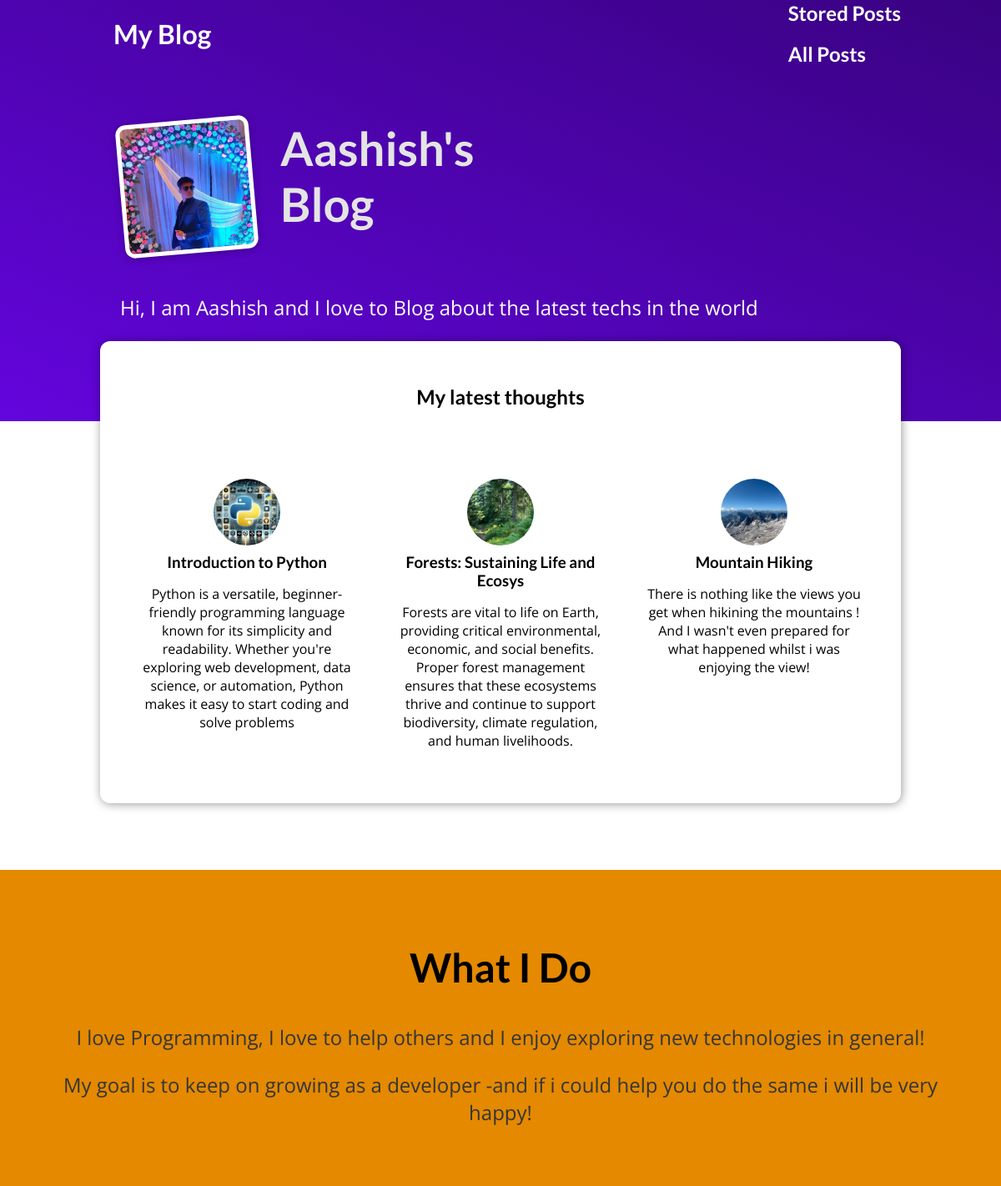
The page / on the database its author committed.
### blog/models.py (models this page shows, shortened)
class Post (models.Model):
    title = models.CharField(max_length=150)
    excerpt = models.CharField(max_length=250)
    image = models.ImageField(upload_to = "post_images", null=True)
    date = models.DateField()
    slug = models.SlugField(unique=True, db_index=True)
    centent = models.TextField(validators=[MinLengthValidator(10)])
    author = models.ForeignKey(
        Author, on_delete=models.SET_NULL, null=True, related_name="posts")
    tags = models.ManyToManyField(Tag)

### blog/views.py (the view)
# urls.py: path("", views.MainPageView.as_view(), name="main-page"),
class MainPageView(ListView):
    template_name = "blog/main_page.html"
    model = Post
    ordering = ["-date"]
    context_object_name = "posts"
    def get_queryset(self):
        query_set = super().get_queryset()
        data = query_set[:3]
        return data

### blog/templates/blog/main_page.html (shortened to what this page needs)
{% extends 'base.html' %}
{% load static %}
{% block css_files %}
  <link rel="stylesheet" href="{% static 'blog/all_posts.css' %}" />
  <link rel="stylesheet" href="{% static 'blog/main_page.css' %}" />
{% endblock %}
{% block body %}
  <section id="welcome">
    <header>
      <img src="{% static 'blog/images/aashish.jpg' %}" alt="The author of the blog" />
      <h2>Aashish's Blog</h2>
    </header>
    <p>Hi, I am Aashish and I love to Blog about the latest techs in the world</p>
  </section>
  <section id="latest-posts">
    <h2>My latest thoughts</h2>
    <ul>
      {% for post in posts %}
        {% include 'blog/includes/all_posts.html' %}
      {% endfor %}
    </ul>
  </section>
  <section id="about">
    <h2>What I Do</h2>
    <p>I love Programming, I love to help others and I enjoy exploring new technologies in general!</p>
    <p>My goal is to keep on growing as a developer -and if i could help you do the same i will be very happy!</p>
  </section>
{% endblock %}

### blog/templates/blog/includes/all_posts.html
<li>
  <article class="post">
    <a href="{% url 'post-detail' post.slug %}">
      <img src="{{ post.image.url }}" alt="{{ post.title }}" />
      <div class="post__content">
        <h3>{{ post.title }}</h3>
        <p>{{ post.excerpt }}</p>
      </div>
    </a>
  </article>
</li>

### static/base.css (style rules this page uses)
* { box-sizing: border-box; }
html { font-family: 'Open Sans', 'Lato', sans-serif; }
body { margin: 0; }
h1, h2, h3 { font-family: 'Lato', sans-serif; font-weight: bold; }

### blog/static/blog/all_posts.css (style rules this page uses)
.post { margin-top:3rem; display: flex; flex-direction: column; justify-content: center; align-items: center; justify-content: center; text-align: center; }
.post a { text-decoration: none; color: black; transition: all 0.2s ease; padding: 1rem; }
.post img { width: 5rem; height: 5rem; object-fit: cover; border-radius: 50%; }
.post h3 { margin: 0.25rem 0; }

### blog/static/blog/main_page.css (style rules this page uses)
#welcome { background: linear-gradient(to right top, #6305dd, #390281); padding: 6rem 12%; }
#welcome header { display: flex; align-items: flex-start; margin: 3rem auto; }
#welcome img { width: 10rem; height: 10rem; object-fit: cover; object-position: top; border: 5px solid white; border-radius: 12px; background-color: #ffe1bf; transform: rotateZ(-5deg); box-shadow: 0 2px 8px rgba(0, 0, 0, 0.25); }
#welcome h2 { font-size: 3.5rem; margin: 0 0 0 2rem; color: #e4e4e4; width: 10rem; }
#welcome p { color: white; font-size: 1.5rem; }
#latest-posts { background-color: white; padding: 2rem; border-radius: 12px; width: 60rem; margin: -6rem auto 2rem auto; box-shadow: 1px 1px 12px rgba(0, 0, 0, 0.4); }
#latest-posts h2 { text-align: center; }
#latest-posts ul { list-style: none; margin: 0; padding: 0; display: flex; gap: 1rem; }
#latest-posts li { flex: 1; }
#about { text-align: center; padding: 3rem; background-color: #e48900; margin-top: 5rem; }
#about h2 { font-size: 3rem; }
#about p { font-size: 1.5rem; color: #353535; }
.post img { width: 5rem; height: 5rem; object-fit: cover; border-radius: 50%; }

### rows shown on the page
Post: image (picture), title "Introduction to Python", excerpt "Python is a versatile, beginner-friendly programming language known for its simplicity and readability. Whether you're exploring web development, data science, or automation, Python makes it easy to start coding and solve problems"
Post: image (picture), title "Forests: Sustaining Life and Ecosys", excerpt "Forests are vital to life on Earth, providing critical environmental, economic, and social benefits. Proper forest management ensures that these ecosystems thrive and continue to support biodiversity, climate regulation, and human livelihoods."
Post: image (picture), title "Mountain Hiking", excerpt "There is nothing like the views you get when hikining the mountains ! And I wasn't even prepared for what happened whilst i was enjoying the view!"
